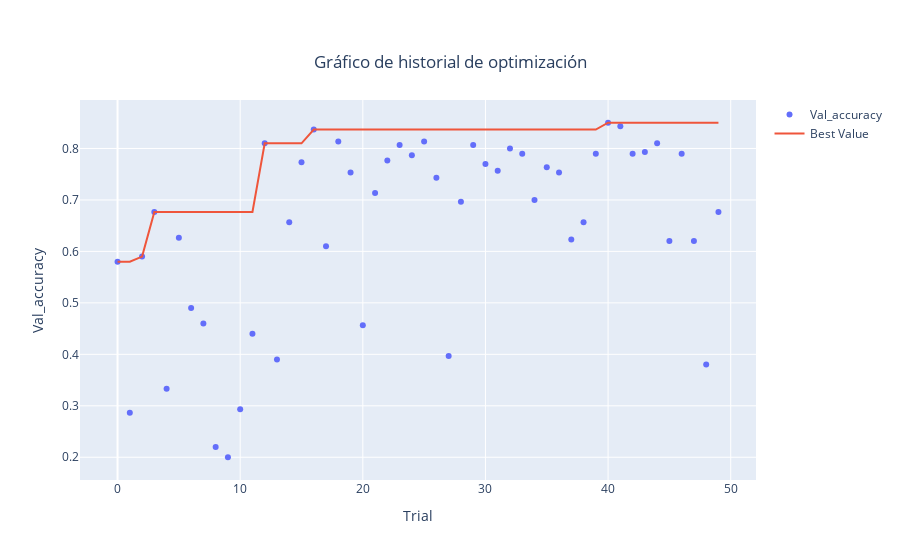

Here is the notebook cell this chart was saved with:
### Code cell
fig = optuna.visualization.plot_optimization_history(study_GRU,target_name="Val_accuracy")
config = {
  'toImageButtonOptions': {
    'format': 'png', # one of png, svg, jpeg, webp
    'filename': 'custom_image',
    'height': 500,
    'width': 1000,
    'scale':4 # Multiply title/legend/axis/canvas sizes by this factor
  }
}
fig.update_layout(title={
                    'text': "Gráfico de historial de optimización",
                    'x':0.5, #Centrar el título horizontalmente
                    'y':0.90, #Posicionar el título en la parte superior
                    'xanchor': 'center',
                    'yanchor': 'top'})

fig.show( config=config)

### Figure 1 — Plotly figure (JSON) as saved in the notebook; plotly's stock layout.template omitted (floating-point values rounded to 4 significant figures)
{"data": [{"mode": "markers", "name": "Val_accuracy", "type": "scatter", "x": [0, 1, 2, 3, 4, 5, 6, 7, 8, 9, 10, 11, 12, 13, 14, 15, 16, 17, 18, 19, 20, 21, 22, 23, 24, 25, 26, 27, 28, 29, 30, 31, 32, 33, 34, 35, 36, 37, 38, 39, 40, 41, 42, 43, 44, 45, 46, 47, 48, 49], "y": [0.58, 0.2867, 0.59, 0.6767, 0.3333, 0.6267, 0.49, 0.46, 0.22, 0.2, 0.2933, 0.44, 0.81, 0.39, 0.6567, 0.7733, 0.8367, 0.61, 0.8133, 0.7533, 0.4567, 0.7133, 0.7767, 0.8067, 0.7867, 0.8133, 0.7433, 0.3967, 0.6967, 0.8067, 0.77, 0.7567, 0.8, 0.79, 0.7, 0.7633, 0.7533, 0.6233, 0.6567, 0.79, 0.85, 0.8433, 0.79, 0.7933, 0.81, 0.62, 0.79, 0.62, 0.38, 0.6767]}, {"name": "Best Value", "type": "scatter", "x": [0, 1, 2, 3, 4, 5, 6, 7, 8, 9, 10, 11, 12, 13, 14, 15, 16, 17, 18, 19, 20, 21, 22, 23, 24, 25, 26, 27, 28, 29, 30, 31, 32, 33, 34, 35, 36, 37, 38, 39, 40, 41, 42, 43, 44, 45, 46, 47, 48, 49], "y": [0.58, 0.58, 0.59, 0.6767, 0.6767, 0.6767, 0.6767, 0.6767, 0.6767, 0.6767, 0.6767, 0.6767, 0.81, 0.81, 0.81, 0.81, 0.8367, 0.8367, 0.8367, 0.8367, 0.8367, 0.8367, 0.8367, 0.8367, 0.8367, 0.8367, 0.8367, 0.8367, 0.8367, 0.8367, 0.8367, 0.8367, 0.8367, 0.8367, 0.8367, 0.8367, 0.8367, 0.8367, 0.8367, 0.8367, 0.85, 0.85, 0.85, 0.85, 0.85, 0.85, 0.85, 0.85, 0.85, 0.85]}], "layout": {"title": {"text": "Gráfico de historial de optimización", "x": 0.5, "xanchor": "center", "y": 0.9, "yanchor": "top"}, "xaxis": {"title": {"text": "Trial"}}, "yaxis": {"title": {"text": "Val_accuracy"}}}}
